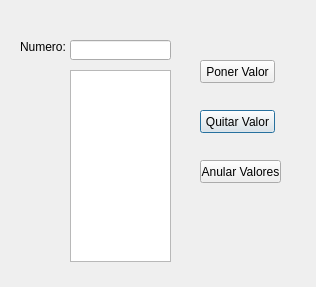
<?xml version="1.0" encoding="UTF-8"?>
<ui version="4.0">
 <class>Tarea6</class>
 <widget class="QDialog" name="Tarea6">
  <property name="geometry">
   <rect>
    <x>0</x>
    <y>0</y>
    <width>316</width>
    <height>287</height>
   </rect>
  </property>
  <property name="windowTitle">
   <string>Dialog</string>
  </property>
  <widget class="QPushButton" name="SacarValor">
   <property name="geometry">
    <rect>
     <x>200</x>
     <y>110</y>
     <width>75</width>
     <height>23</height>
    </rect>
   </property>
   <property name="text">
    <string>Quitar Valor</string>
   </property>
  </widget>
  <widget class="QPushButton" name="AnularValores">
   <property name="geometry">
    <rect>
     <x>200</x>
     <y>160</y>
     <width>81</width>
     <height>23</height>
    </rect>
   </property>
   <property name="text">
    <string>Anular Valores</string>
   </property>
  </widget>
  <widget class="QPushButton" name="MeterValor">
   <property name="geometry">
    <rect>
     <x>200</x>
     <y>60</y>
     <width>75</width>
     <height>23</height>
    </rect>
   </property>
   <property name="text">
    <string>Poner Valor</string>
   </property>
  </widget>
  <widget class="QLabel" name="Numero">
   <property name="geometry">
    <rect>
     <x>20</x>
     <y>40</y>
     <width>47</width>
     <height>13</height>
    </rect>
   </property>
   <property name="text">
    <string>Numero:</string>
   </property>
  </widget>
  <widget class="QLineEdit" name="numeros">
   <property name="geometry">
    <rect>
     <x>70</x>
     <y>40</y>
     <width>101</width>
     <height>20</height>
    </rect>
   </property>
  </widget>
  <widget class="QListWidget" name="mostrar">
   <property name="geometry">
    <rect>
     <x>70</x>
     <y>70</y>
     <width>101</width>
     <height>192</height>
    </rect>
   </property>
  </widget>
 </widget>
 <resources/>
 <connections/>
</ui>
